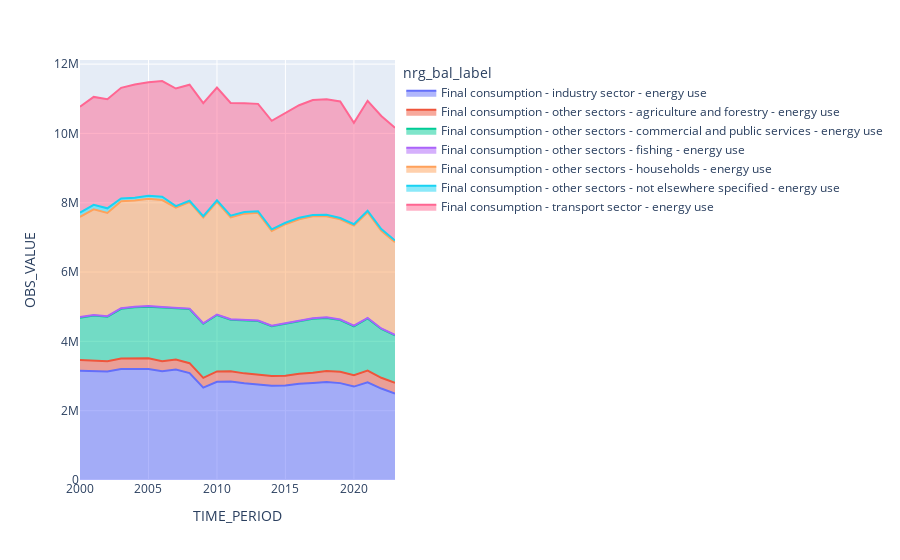

Write notebook code for a chart like this one.
### Code cell
fig = px.area(dataset_by_sector, x='TIME_PERIOD', y='OBS_VALUE', color='nrg_bal_label')
fig.show()

### Figure 1 — Plotly figure (JSON) as saved in the notebook; plotly's stock layout.template omitted (floating-point values rounded to 4 significant figures)
{"data": [{"fillpattern": {"shape": ""}, "hovertemplate": "nrg_bal_label=Final consumption - industry sector - energy use<br>TIME_PERIOD=%{x}<br>OBS_VALUE=%{y}<extra></extra>", "legendgroup": "Final consumption - industry sector - energy use", "line": {"color": "#636efa"}, "marker": {"symbol": "circle"}, "mode": "lines", "name": "Final consumption - industry sector - energy use", "orientation": "v", "showlegend": true, "stackgroup": "1", "type": "scatter", "x": [2000, 2001, 2002, 2003, 2004, 2005, 2006, 2007, 2008, 2009, 2010, 2011, 2012, 2013, 2014, 2015, 2016, 2017, 2018, 2019, 2020, 2021, 2022, 2023], "xaxis": "x", "y": [3151000.0, 3146000.0, 3133000.0, 3206000.0, 3198000.0, 3200000.0, 3135000.0, 3190000.0, 3084000.0, 2666000.0, 2836000.0, 2844000.0, 2789000.0, 2756000.0, 2716000.0, 2725000.0, 2775000.0, 2801000.0, 2825000.0, 2795000.0, 2696000.0, 2821000.0, 2638000.0, 2496000.0], "yaxis": "y"}, {"fillpattern": {"shape": ""}, "hovertemplate": "nrg_bal_label=Final consumption - other sectors - agriculture and forestry - energy use<br>TIME_PERIOD=%{x}<br>OBS_VALUE=%{y}<extra></extra>", "legendgroup": "Final consumption - other sectors - agriculture and forestry - energy use", "line": {"color": "#EF553B"}, "marker": {"symbol": "circle"}, "mode": "lines", "name": "Final consumption - other sectors - agriculture and forestry - energy use", "orientation": "v", "showlegend": true, "stackgroup": "1", "type": "scatter", "x": [2000, 2001, 2002, 2003, 2004, 2005, 2006, 2007, 2008, 2009, 2010, 2011, 2012, 2013, 2014, 2015, 2016, 2017, 2018, 2019, 2020, 2021, 2022, 2023], "xaxis": "x", "y": [313000.0, 305400.0, 295700.0, 301400.0, 314100.0, 313900.0, 294800.0, 288900.0, 287500.0, 280300.0, 296800.0, 290500.0, 287400.0, 292100.0, 285600.0, 285900.0, 291000.0, 295100.0, 322500.0, 326600.0, 330300.0, 334200.0, 310900.0, 307500.0], "yaxis": "y"}, {"fillpattern": {"shape": ""}, "hovertemplate": "nrg_bal_label=Final consumption - other sectors - commercial and public services - energy use<br>TIME_PERIOD=%{x}<br>OBS_VALUE=%{y}<extra></extra>", "legendgroup": "Final consumption - other sectors - commercial and public services - energy use", "line": {"color": "#00cc96"}, "marker": {"symbol": "circle"}, "mode": "lines", "name": "Final consumption - other sectors - commercial and public services - energy use", "orientation": "v", "showlegend": true, "stackgroup": "1", "type": "scatter", "x": [2000, 2001, 2002, 2003, 2004, 2005, 2006, 2007, 2008, 2009, 2010, 2011, 2012, 2013, 2014, 2015, 2016, 2017, 2018, 2019, 2020, 2021, 2022, 2023], "xaxis": "x", "y": [1218000.0, 1293000.0, 1279000.0, 1432000.0, 1470000.0, 1488000.0, 1547000.0, 1469000.0, 1560000.0, 1562000.0, 1628000.0, 1489000.0, 1522000.0, 1539000.0, 1438000.0, 1497000.0, 1510000.0, 1556000.0, 1531000.0, 1493000.0, 1410000.0, 1507000.0, 1408000.0, 1372000.0], "yaxis": "y"}, {"fillpattern": {"shape": ""}, "hovertemplate": "nrg_bal_label=Final consumption - other sectors - fishing - energy use<br>TIME_PERIOD=%{x}<br>OBS_VALUE=%{y}<extra></extra>", "legendgroup": "Final consumption - other sectors - fishing - energy use", "line": {"color": "#ab63fa"}, "marker": {"symbol": "circle"}, "mode": "lines", "name": "Final consumption - other sectors - fishing - energy use", "orientation": "v", "showlegend": true, "stackgroup": "1", "type": "scatter", "x": [2000, 2001, 2002, 2003, 2004, 2005, 2006, 2007, 2008, 2009, 2010, 2011, 2012, 2013, 2014, 2015, 2016, 2017, 2018, 2019, 2020, 2021, 2022, 2023], "xaxis": "x", "y": [17680.0, 18370.0, 17080.0, 16990.0, 17070.0, 16960.0, 16010.0, 15280.0, 14210.0, 14790.0, 14300.0, 13750.0, 13810.0, 14310.0, 14340.0, 15410.0, 15320.0, 15240.0, 16200.0, 15600.0, 15700.0, 16240.0, 15920.0, 16010.0], "yaxis": "y"}, {"fillpattern": {"shape": ""}, "hovertemplate": "nrg_bal_label=Final consumption - other sectors - households - energy use<br>TIME_PERIOD=%{x}<br>OBS_VALUE=%{y}<extra></extra>", "legendgroup": "Final consumption - other sectors - households - energy use", "line": {"color": "#FFA15A"}, "marker": {"symbol": "circle"}, "mode": "lines", "name": "Final consumption - other sectors - households - energy use", "orientation": "v", "showlegend": true, "stackgroup": "1", "type": "scatter", "x": [2000, 2001, 2002, 2003, 2004, 2005, 2006, 2007, 2008, 2009, 2010, 2011, 2012, 2013, 2014, 2015, 2016, 2017, 2018, 2019, 2020, 2021, 2022, 2023], "xaxis": "x", "y": [2891000.0, 3045000.0, 2981000.0, 3085000.0, 3063000.0, 3097000.0, 3086000.0, 2899000.0, 3073000.0, 3051000.0, 3252000.0, 2939000.0, 3073000.0, 3108000.0, 2731000.0, 2858000.0, 2934000.0, 2942000.0, 2917000.0, 2889000.0, 2888000.0, 3047000.0, 2818000.0, 2670000.0], "yaxis": "y"}, {"fillpattern": {"shape": ""}, "hovertemplate": "nrg_bal_label=Final consumption - other sectors - not elsewhere specified - energy use<br>TIME_PERIOD=%{x}<br>OBS_VALUE=%{y}<extra></extra>", "legendgroup": "Final consumption - other sectors - not elsewhere specified - energy use", "line": {"color": "#19d3f3"}, "marker": {"symbol": "circle"}, "mode": "lines", "name": "Final consumption - other sectors - not elsewhere specified - energy use", "orientation": "v", "showlegend": true, "stackgroup": "1", "type": "scatter", "x": [2000, 2001, 2002, 2003, 2004, 2005, 2006, 2007, 2008, 2009, 2010, 2011, 2012, 2013, 2014, 2015, 2016, 2017, 2018, 2019, 2020, 2021, 2022, 2023], "xaxis": "x", "y": [121800.0, 131700.0, 132800.0, 84510.0, 82810.0, 83840.0, 93340.0, 40650.0, 37980.0, 37920.0, 43060.0, 48780.0, 49150.0, 47310.0, 47270.0, 41850.0, 39210.0, 39350.0, 40060.0, 39550.0, 42000.0, 43590.0, 47660.0, 49160.0], "yaxis": "y"}, {"fillpattern": {"shape": ""}, "hovertemplate": "nrg_bal_label=Final consumption - transport sector - energy use<br>TIME_PERIOD=%{x}<br>OBS_VALUE=%{y}<extra></extra>", "legendgroup": "Final consumption - transport sector - energy use", "line": {"color": "#FF6692"}, "marker": {"symbol": "circle"}, "mode": "lines", "name": "Final consumption - transport sector - energy use", "orientation": "v", "showlegend": true, "stackgroup": "1", "type": "scatter", "x": [2000, 2001, 2002, 2003, 2004, 2005, 2006, 2007, 2008, 2009, 2010, 2011, 2012, 2013, 2014, 2015, 2016, 2017, 2018, 2019, 2020, 2021, 2022, 2023], "xaxis": "x", "y": [3057000.0, 3114000.0, 3147000.0, 3191000.0, 3270000.0, 3275000.0, 3340000.0, 3394000.0, 3348000.0, 3264000.0, 3256000.0, 3256000.0, 3138000.0, 3096000.0, 3132000.0, 3176000.0, 3249000.0, 3316000.0, 3333000.0, 3363000.0, 2927000.0, 3171000.0, 3263000.0, 3252000.0], "yaxis": "y"}], "layout": {"legend": {"title": {"text": "nrg_bal_label"}, "tracegroupgap": 0}, "margin": {"t": 60}, "xaxis": {"anchor": "y", "domain": [0, 1], "title": {"text": "TIME_PERIOD"}}, "yaxis": {"anchor": "x", "domain": [0, 1], "title": {"text": "OBS_VALUE"}}}}
